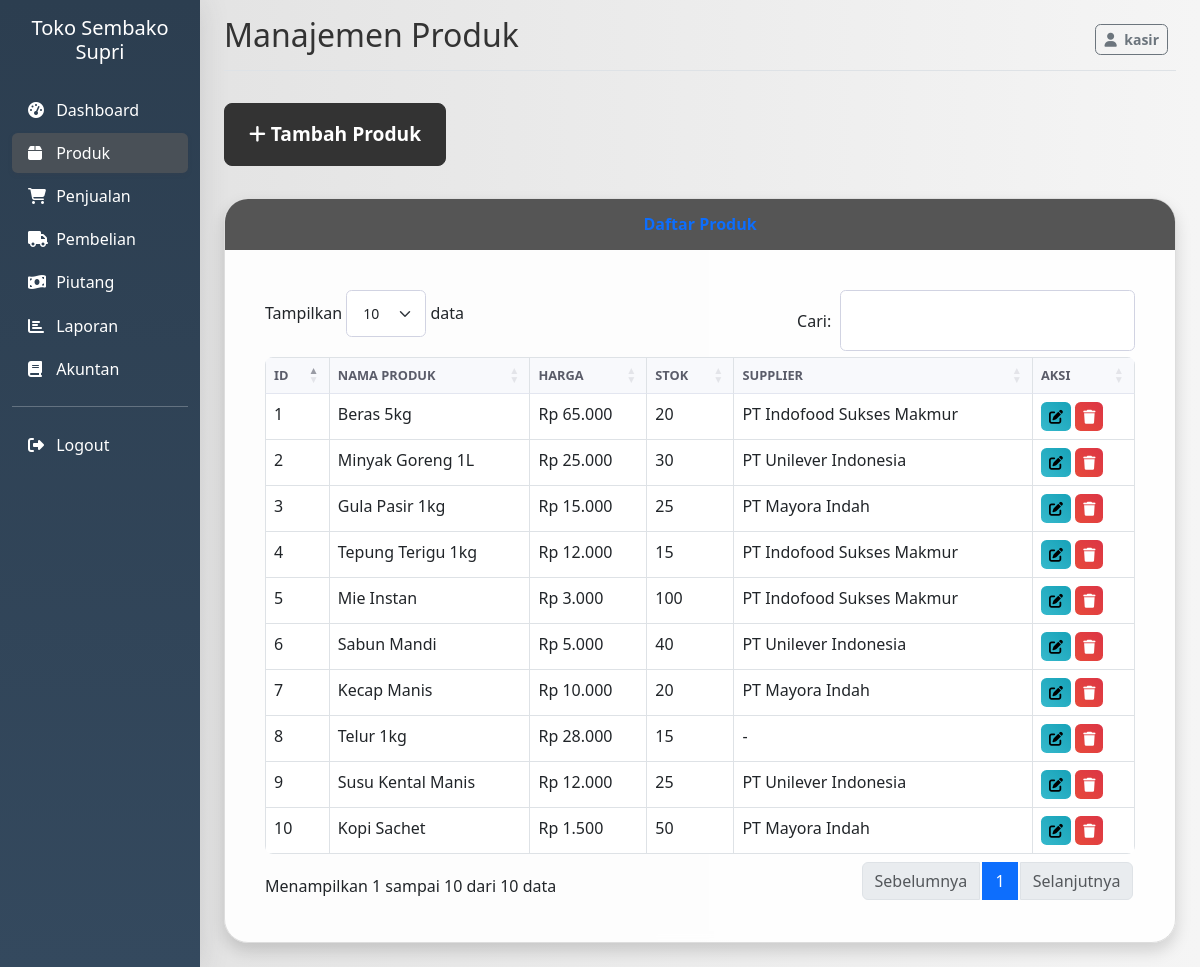
Screenshot of /index.php?page=products (signed in) with the database file from the repository.
### tables this page shows
CREATE TABLE `products` (
  `id` int(11) NOT NULL AUTO_INCREMENT,
  `name` varchar(255) NOT NULL,
  `code` varchar(50) UNIQUE,
  `category` varchar(100),
  `price` decimal(10,2) NOT NULL,
  `stock` int(11) NOT NULL DEFAULT 0,
  `supplier_id` int(11) DEFAULT NULL,
  `created_at` timestamp NOT NULL DEFAULT current_timestamp(),
  `updated_at` timestamp NOT NULL DEFAULT current_timestamp() ON UPDATE current_timestamp(),
  PRIMARY KEY (`id`),
  KEY `supplier_id` (`supplier_id`),
  CONSTRAINT `products_ibfk_1` FOREIGN KEY (`supplier_id`) REFERENCES `suppliers` (`id`) ON DELETE SET NULL
);

CREATE TABLE `suppliers` (
  `id` int(11) NOT NULL AUTO_INCREMENT,
  `name` varchar(255) NOT NULL,
  `contact_person` varchar(255) DEFAULT NULL,
  `phone` varchar(20) DEFAULT NULL,
  `address` text DEFAULT NULL,
  `created_at` timestamp NOT NULL DEFAULT current_timestamp(),
  `updated_at` timestamp NOT NULL DEFAULT current_timestamp() ON UPDATE current_timestamp(),
  PRIMARY KEY (`id`)
);

### models/Product.php (called while the page is built, shortened)
<?php
class Product {
    private $conn;
    private $table = 'products';
    public function __construct() {
        $database = new Database();
        $this->conn = $database->getConnection();
    }
    public function getAll() {
        try {
            $query = "SELECT p.*, s.name as supplier_name
                      FROM " . $this->table . " p
                      LEFT JOIN suppliers s ON p.supplier_id = s.id
                      ORDER BY p.id DESC";
            $stmt = $this->conn->prepare($query);
            $stmt->execute();
            return $stmt->fetchAll(PDO::FETCH_ASSOC);
        } catch (PDOException $e) {
            echo "Error: " . $e->getMessage();
            return [];
        }
    }
}
?>

### config/database.php (called while the page is built, shortened)
<?php
class Database {
    private $host = 'localhost';
    private $username = 'root';
    private $password = '';
    private $database = 'toko_sembako_supri';
    public function getConnection() {
        $this->conn = null;
        try {
            $options = [
                PDO::ATTR_ERRMODE => PDO::ERRMODE_EXCEPTION,
                PDO::ATTR_DEFAULT_FETCH_MODE => PDO::FETCH_ASSOC,
                PDO::ATTR_EMULATE_PREPARES => false,
                PDO::MYSQL_ATTR_INIT_COMMAND => "SET NAMES utf8",
                PDO::ATTR_TIMEOUT => 60,
                PDO::MYSQL_ATTR_USE_BUFFERED_QUERY => true,
                PDO::ATTR_PERSISTENT => true,
            ];
            $this->conn = new PDO(
                "mysql:host=" . $this->host . ";dbname=" . $this->database . ";charset=utf8",
                $this->username,
                $this->password,
                $options
            );
            $this->conn->exec("SET time_zone = '+07:00'");
            $this->conn->exec("SET SESSION innodb_lock_wait_timeout = 50");
            $this->conn->exec("SET SESSION wait_timeout = 60");
            $this->conn->exec("SET SESSION interactive_timeout = 60");
        } catch(PDOException $e) {
            echo "Connection error: " . $e->getMessage();
        }
        return $this->conn;
    }
}
?>

### controllers/ProductController.php (called while the page is built, shortened)
<?php
require_once 'models/Product.php';
class ProductController {
    private $product;
    public function __construct() {
        $this->product = new Product();
    }
    public function getAllProducts() {
        return $this->product->getAll();
    }
}
?>

### views/products.php (the view, shortened to what this page needs)
<?php
require_once 'controllers/ProductController.php';
$productController = new ProductController();
$products = $productController->getAllProducts();
?>
<div class="mb-3">
    <button type="button" class="btn btn-primary" data-bs-toggle="modal" data-bs-target="#addProductModal">
        <i class="fas fa-plus"></i> Tambah Produk
    </button>
</div>
<div class="card shadow mb-4">
    <div class="card-header py-3">
        <h6 class="m-0 font-weight-bold text-primary">Daftar Produk</h6>
    </div>
    <div class="card-body">
        <div class="table-responsive">
            <table class="table table-bordered" id="dataTable" width="100%" cellspacing="0">
                <thead>
                    <tr>
                        <th>ID</th>
                        <th>Nama Produk</th>
                        <th>Harga</th>
                        <th>Stok</th>
                        <th>Supplier</th>
                        <th>Aksi</th>
                    </tr>
                </thead>
                <tbody>
                    <?php foreach ($products as $product): ?>
                        <tr>
                            <td><?= $product['id'] ?></td>
                            <td><?= $product['name'] ?></td>
                            <td>Rp <?= number_format($product['price'], 0, ',', '.') ?></td>
                            <td>
                                <?php if ($product['stock'] <= 5): ?>
                                    <span class="badge bg-danger"><?= $product['stock'] ?></span>
                                <?php else: ?>
                                    <?= $product['stock'] ?>
                                <?php endif; ?>
                            </td>
                            <td><?= $product['supplier_name'] ?? '-' ?></td>
                            <td>
                                <button type="button" class="btn btn-sm btn-info edit-product"
                                        data-id="<?= $product['id'] ?>"
                                        data-name="<?= $product['name'] ?>"
                                        data-price="<?= $product['price'] ?>"
                                        data-stock="<?= $product['stock'] ?>"
                                        data-supplier="<?= $product['supplier_id'] ?>"
                                        data-code="<?= $product['code'] ?? '-' ?>"
                                        data-category="<?= $product['category'] ?? 'Umum' ?>">
                                    <i class="fas fa-edit"></i>
                                </button>
                                <a href="index.php?page=products&action=delete&id=<?= $product['id'] ?>" class="btn btn-sm btn-danger" onclick="return confirm('Apakah Anda yakin ingin menghapus produk ini?')">
                                    <i class="fas fa-trash"></i>
                                </a>
                            </td>
                        </tr>
                    <?php endforeach; ?>
                </tbody>
            </table>
        </div>
    </div>
</div>

### includes/header.php (shortened to what this page needs)
<!DOCTYPE html>
<html lang="id">
<head>
    <link href="https://cdn.jsdelivr.net/npm/bootstrap@5.3.0/dist/css/bootstrap.min.css" rel="stylesheet">
    <link rel="stylesheet" href="https://cdnjs.cloudflare.com/ajax/libs/font-awesome/6.5.1/css/all.min.css">
    <link href="https://cdn.datatables.net/1.13.7/css/dataTables.bootstrap5.min.css" rel="stylesheet">
    <link href="https://cdn.datatables.net/responsive/2.5.0/css/responsive.bootstrap5.min.css" rel="stylesheet">
    <link href="https://cdn.datatables.net/buttons/2.4.2/css/buttons.dataTables.min.css" rel="stylesheet">
    <link href="assets/css/style.css" rel="stylesheet">
</head>
<body>
    <div class="container-fluid">
        <div class="row">
            <div class="col-md-3 col-lg-2 d-md-block bg-dark sidebar collapse">
                <div class="position-sticky pt-3">
                    <div class="text-center mb-4">
                        <h5 class="text-white">Toko Sembako Supri</h5>
                    </div>
                    <ul class="nav flex-column">
                        <li class="nav-item">
                            <a class="nav-link text-white <?= $page == 'dashboard' ? 'active' : '' ?>" href="index.php?page=dashboard">
                                <i class="fas fa-tachometer-alt me-2"></i>
                                Dashboard
                            </a>
                        </li>
                        <li class="nav-item">
                            <a class="nav-link text-white <?= $page == 'products' ? 'active' : '' ?>" href="index.php?page=products">
                                <i class="fas fa-box me-2"></i>
                                Produk
                            </a>
                        </li>
                        <li class="nav-item">
                            <a class="nav-link text-white <?= $page == 'sales' ? 'active' : '' ?>" href="index.php?page=sales">
                                <i class="fas fa-shopping-cart me-2"></i>
                                Penjualan
                            </a>
                        </li>
                        <li class="nav-item">
                            <a class="nav-link text-white <?= $page == 'purchases' ? 'active' : '' ?>" href="index.php?page=purchases">
                                <i class="fas fa-truck me-2"></i>
                                Pembelian
                            </a>
                        </li>
                        <li class="nav-item">
                            <a class="nav-link text-white <?= $page == 'receivables' ? 'active' : '' ?>" href="index.php?page=receivables">
                                <i class="fas fa-money-bill-wave me-2"></i>
                                Piutang
                            </a>
                        </li>
                        <li class="nav-item">
                            <a class="nav-link text-white <?= $page == 'reports' ? 'active' : '' ?>" href="index.php?page=reports">
                                <i class="fas fa-chart-bar me-2"></i>
                                Laporan
                            </a>
                        </li>
                        <li class="nav-item dropdown">
                            <a class="nav-link text-white <?= in_array($page, ['journals','ledgers']) ? 'active' : '' ?>" href="#">
                                <i class="fas fa-book me-2"></i>
                                Akuntan
                            </a>
                        </li>
                    </ul>
                    <hr class="text-white">
                    <ul class="nav flex-column">
                        <li class="nav-item">
                            <a class="nav-link text-white" href="logout.php">
                                <i class="fas fa-sign-out-alt me-2"></i>
                                Logout
                            </a>
                        </li>
                    </ul>
                </div>
            </div>
            <div class="col-md-9 ms-sm-auto col-lg-10 px-md-4">
                <div class="d-flex justify-content-between flex-wrap flex-md-nowrap align-items-center pt-3 pb-2 mb-3 border-bottom">
                    <h1 class="h2">
                        <?php
                        switch ($page) {
                            case 'products':
                                echo 'Manajemen Produk';
                                break;
                        }
                        ?>
                    </h1>
                    <div class="btn-toolbar mb-2 mb-md-0">
                        <div class="btn-group me-2">
                            <span class="btn btn-sm btn-outline-secondary">
                                <i class="fas fa-user me-1"></i> <?= $_SESSION['username'] ?? 'User' ?>
                            </span>
                        </div>
                    </div>
                </div>

### index.php (shortened to what this page needs)
<?php
require_once 'config/database.php';
$page = isset($_GET['page']) ? $_GET['page'] : 'dashboard';
include_once 'includes/header.php';
switch ($page) {
    case 'products':
        include_once 'views/products.php';
        break;
}
include_once 'includes/footer.php';
?>

### includes/footer.php (shortened to what this page needs)
</div>
        </div>
    </div>
</body>
</html>

### assets/css/style.css (style rules this page uses)
body { font-family: "Segoe UI", Tahoma, Geneva, Verdana, sans-serif; background: linear-gradient(to right, #e0e0e0, #f5f5f5); min-height: 100vh; display: flex; align-items: center; justify-content: center; color: #333; }
.sidebar { background: linear-gradient(180deg, #2c3e50 0%, #34495e 100%); box-shadow: 0 0.15rem 1.75rem 0 rgba(58, 59, 69, 0.15); }
.sidebar .nav-link { color: #d1d3e2; transition: all 0.3s ease; border-radius: 0.35rem; margin: 0.1rem 0; }
.sidebar .nav-link.active { color: #fff; background-color: #4e73df; box-shadow: 0 0.125rem 0.25rem 0 rgba(58, 59, 69, 0.2); }
.sidebar .nav-link i { margin-right: 0.5rem; width: 1rem; }
.card { border-radius: 1.5rem; overflow: hidden; box-shadow: 0 1rem 3rem rgba(0, 0, 0, 0.1); transition: transform 0.3s ease-in-out; background-color: rgba(255, 255, 255, 0.9); backdrop-filter: blur(5px); border: 1px solid #ddd; }
.card-header { background-color: #555; color: white; border-bottom: none; border-top-left-radius: 1.5rem; border-top-right-radius: 1.5rem; padding: 2rem 1.5rem; font-size: 1.5rem; font-weight: bold; text-align: center; }
.card-body { padding: 2.5rem; }
.btn { border-radius: 0.35rem; font-weight: 600; transition: all 0.3s ease; }
.btn-primary { background-color: #333; border-color: #333; color: white; border-radius: 0.5rem; padding: 1rem 1.5rem; font-size: 1.2rem; font-weight: bold; transition: background-color 0.3s ease-in-out, border-color 0.3s ease-in-out, opacity 0.3s ease-in-out, transform 0.3s ease-in-out; }
.btn-danger { background: linear-gradient(45deg, #e74a3b, #dc3545); border: none; }
.btn-info { background: linear-gradient(45deg, #36b9cc, #17a2b8); border: none; }
.table { border-radius: 0.5rem; overflow: hidden; }
.table thead th { background-color: #f8f9fc; border-bottom: 2px solid #e3e6f0; font-weight: 600; color: #5a5c69; text-transform: uppercase; font-size: 0.8rem; }
.mb-3 { margin-bottom: 2rem !important; }
.font-weight-bold { font-weight: 700 !important; }

### includes/header.php (style rules this page uses)
.sidebar { min-height: 100vh; }
.nav-link.active { background-color: #495057 !important; }

### rows the page displays
products: id "10", name "Kopi Sachet", price "1.500", stock "50", supplier.name "PT Mayora Indah"
products: id "9", name "Susu Kental Manis", price "12.000", stock "25", supplier.name "PT Unilever Indonesia"
products: id "8", name "Telur 1kg", price "28.000", stock "15", supplier_name "-"
products: id "7", name "Kecap Manis", price "10.000", stock "20", supplier.name "PT Mayora Indah"
products: id "6", name "Sabun Mandi", price "5.000", stock "40", supplier.name "PT Unilever Indonesia"
products: id "5", name "Mie Instan", price "3.000", stock "100", supplier.name "PT Indofood Sukses Makmur"
products: id "4", name "Tepung Terigu 1kg", price "12.000", stock "15", supplier.name "PT Indofood Sukses Makmur"
products: id "3", name "Gula Pasir 1kg", price "15.000", stock "25", supplier.name "PT Mayora Indah"
products: id "2", name "Minyak Goreng 1L", price "25.000", stock "30", supplier.name "PT Unilever Indonesia"
products: id "1", name "Beras 5kg", price "65.000", stock "20", supplier.name "PT Indofood Sukses Makmur"

### other values shown
$_SESSION['username'] "kasir"
